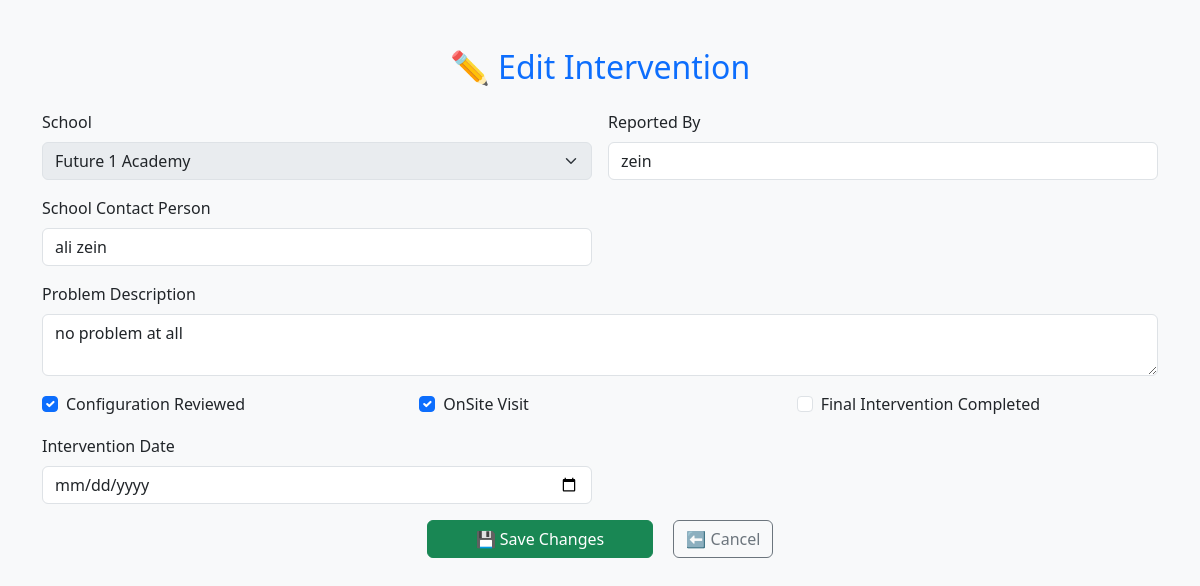
/edit_intervention/2, run on the app's committed database.
### tables this page shows
CREATE TABLE interventions (
    id INTEGER PRIMARY KEY AUTOINCREMENT,
    location_id INTEGER,
    reported_by TEXT,
    school_contact_person TEXT,
    problem_description TEXT,
    configuration_reviewed BOOLEAN,
    onsite_visit BOOLEAN,
    final_completed BOOLEAN,
    intervention_date DATE,
    FOREIGN KEY (location_id) REFERENCES locations(id)
);

CREATE TABLE locations (
    id INTEGER PRIMARY KEY AUTOINCREMENT,
    school_name TEXT NOT NULL,
    city TEXT,
    address TEXT
, city_id INTEGER);

### app.py (the view, shortened to what this page needs)
@app.route('/edit_intervention/<int:id>', methods=['GET', 'POST'])
def edit_intervention(id):
    conn = sqlite3.connect('db/database.db')
    cursor = conn.cursor()
    cursor.execute("SELECT * FROM interventions WHERE id=?", (id,))
    intervention = cursor.fetchone()
    cursor.execute("SELECT id, school_name FROM locations")
    locations = cursor.fetchall()
    conn.close()
    return render_template('edit_intervention.html', intervention=intervention, locations=locations)

### templates/edit_intervention.html (shortened to what this page needs)
<!DOCTYPE html>
<html>
<head>
    <link href="https://cdn.jsdelivr.net/npm/bootstrap@5.3.2/dist/css/bootstrap.min.css" rel="stylesheet">
</head>
<body class="bg-light">
    <div class="container mt-5">
        <h2 class="text-center text-primary mb-4">✏️ Edit Intervention</h2>
        <form method="POST" class="row g-3">
            <div class="col-md-6">
                <label for="school" class="form-label">School</label>
                <select name="location_id" id="school" class="form-select" disabled>
                    {% for loc in locations %}
                        <option value="{{ loc[0] }}" {% if intervention[1] == loc[0] %}selected{% endif %}>{{ loc[1] }}</option>
                    {% endfor %}
                </select>
            </div>
            <div class="col-md-6">
                <label for="reported_by" class="form-label">Reported By</label>
                <input type="text" class="form-control" name="reported_by" value="{{ intervention[2] }}">
            </div>
            <div class="col-md-6">
                <label for="school_contact_person" class="form-label">School Contact Person</label>
                <input type="text" class="form-control" name="school_contact_person" value="{{ intervention[3] }}">
            </div>
            <div class="col-md-12">
                <label for="problem_description" class="form-label">Problem Description</label>
                <textarea class="form-control" name="problem_description">{{ intervention[4] }}</textarea>
            </div>
            <div class="col-md-4">
                <div class="form-check">
                    <input class="form-check-input" type="checkbox" name="configuration_reviewed" {% if intervention[5] %}checked{% endif %}>
                    <label class="form-check-label">Configuration Reviewed</label>
                </div>
            </div>
            <div class="col-md-4">
                <div class="form-check">
                    <input class="form-check-input" type="checkbox" name="onsite_visit" {% if intervention[6] %}checked{% endif %}>
                    <label class="form-check-label">OnSite Visit</label>
                </div>
            </div>
            <div class="col-md-4">
                <div class="form-check">
                    <input class="form-check-input" type="checkbox" name="final_completed" {% if intervention[7] %}checked{% endif %}>
                    <label class="form-check-label">Final Intervention Completed</label>
                </div>
            </div>
            <div class="col-md-6">
                <label for="intervention_date" class="form-label">Intervention Date</label>
                <input type="date" class="form-control" name="intervention_date" value="{{ intervention[8] }}">
            </div>
            <div class="col-md-12 text-center">
                <button type="submit" class="btn btn-success px-5">💾 Save Changes</button>
                <a href="/report" class="btn btn-outline-secondary ms-3">⬅️ Cancel</a>
            </div>
        </form>
    </div>
</body>
</html>

### data on the page
interventions: location_id "Future 1 Academy", reported_by "zein", school_contact_person "ali zein", problem_description "no problem at all", configuration_reviewed "☑", onsite_visit "☑"
